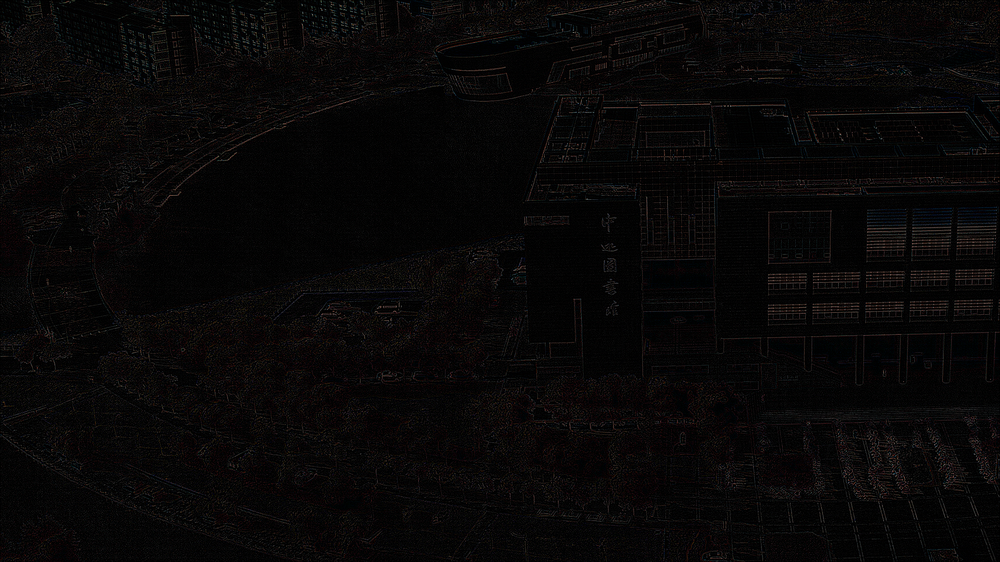
#> input picture NewYearPy/Test/img2_line_4channel.png, 1000 x 562 px, shrunk from 1920 x 1080 before the run
$ python test_bin.py
#> lines starting #> are read from the running program, lines starting #| are printed output that depends on the picture
import cv2

img_line = cv2.imread("img2_line_4channel.png")
#> img_line is the input picture: shape (562, 1000, 3); mean B, G, R 6.8, 6.8, 8
print(img_line.shape)
#| (562, 1000, 3)

ret, thresh = cv2.threshold(img_line[:, :], 40, 255, cv2.THRESH_BINARY)
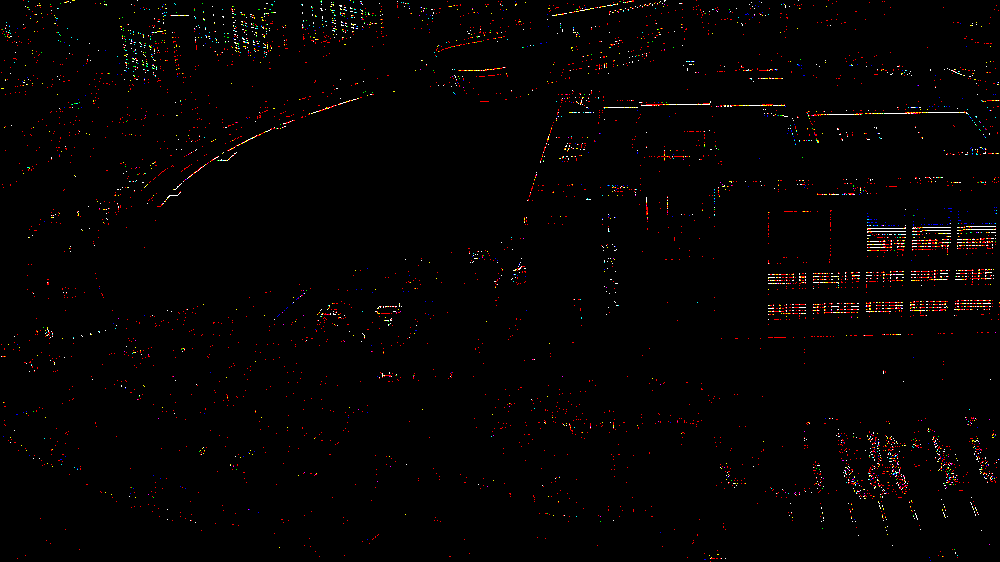
#> thresh: shape (562, 1000, 3); mean B, G, R 1.7, 2.1, 4.1

img_bin = img_line.copy()
for i in range(img_line.shape[0]):
    for j in range(img_line.shape[1]):
        value = img_line[i, j, 0] + img_line[i, j, 1] + img_line[i, j, 2]
        value /= 3
        if value > 20:
            img_bin[i, j, 0] = 255
            img_bin[i, j, 1] = 255
            img_bin[i, j, 2] = 255
        else:
            img_bin[i, j, 0] = 0
            img_bin[i, j, 1] = 0
            img_bin[i, j, 2] = 0
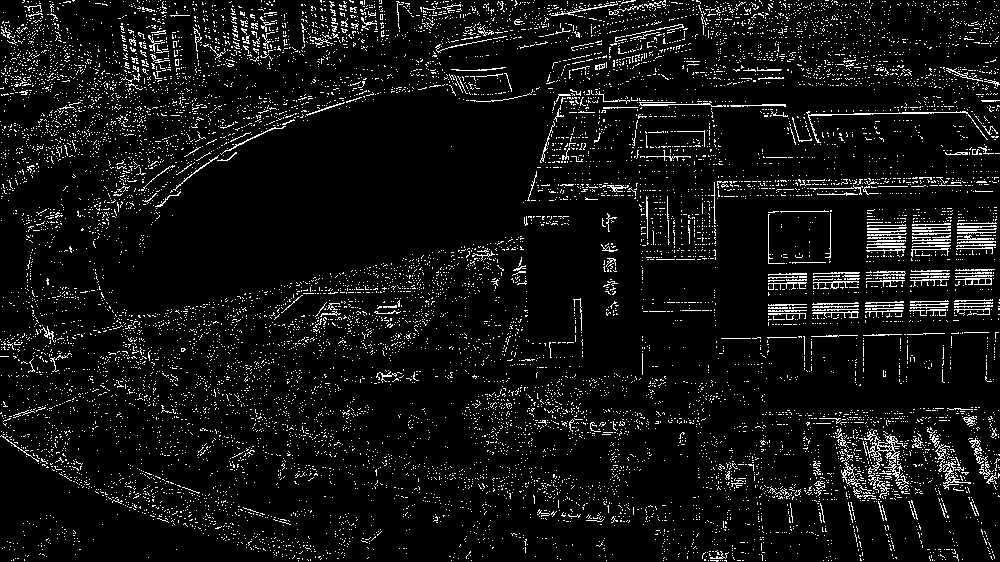
#> img_bin: shape (562, 1000, 3); 6.8% white in thin lines or dots

cv2.imshow("thresh", thresh)
cv2.imshow("my bin", img_bin)
cv2.waitKey(0)
